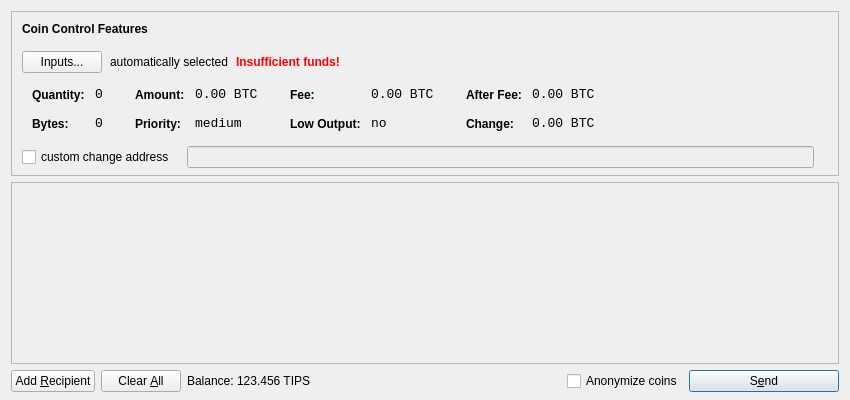
<?xml version="1.0" encoding="UTF-8"?>
<ui version="4.0">
 <class>SendCoinsDialog</class>
 <widget class="QDialog" name="SendCoinsDialog">
  <property name="geometry">
   <rect>
    <x>0</x>
    <y>0</y>
    <width>850</width>
    <height>400</height>
   </rect>
  </property>
  <property name="windowTitle">
   <string>Send Coins</string>
  </property>
  <layout class="QVBoxLayout" name="verticalLayout" stretch="0,1,0">
   <property name="bottomMargin">
    <number>8</number>
   </property>
   <item>
    <widget class="QFrame" name="frameCoinControl">
     <property name="sizePolicy">
      <sizepolicy hsizetype="Expanding" vsizetype="Expanding">
       <horstretch>0</horstretch>
       <verstretch>0</verstretch>
      </sizepolicy>
     </property>
     <property name="maximumSize">
      <size>
       <width>16777215</width>
       <height>16777215</height>
      </size>
     </property>
     <property name="frameShape">
      <enum>QFrame::StyledPanel</enum>
     </property>
     <property name="frameShadow">
      <enum>QFrame::Sunken</enum>
     </property>
     <layout class="QVBoxLayout" name="verticalLayoutCoinControl2">
      <property name="spacing">
       <number>7</number>
      </property>
      <property name="leftMargin">
       <number>0</number>
      </property>
      <property name="topMargin">
       <number>0</number>
      </property>
      <property name="rightMargin">
       <number>0</number>
      </property>
      <property name="bottomMargin">
       <number>6</number>
      </property>
      <item>
       <layout class="QVBoxLayout" name="verticalLayoutCoinControl" stretch="0,0,0,0,1">
        <property name="spacing">
         <number>0</number>
        </property>
        <property name="leftMargin">
         <number>10</number>
        </property>
        <property name="topMargin">
         <number>10</number>
        </property>
        <item>
         <layout class="QHBoxLayout" name="horizontalLayoutCoinControl1">
          <property name="bottomMargin">
           <number>15</number>
          </property>
          <item>
           <widget class="QLabel" name="labelCoinControlFeatures">
            <property name="sizePolicy">
             <sizepolicy hsizetype="Preferred" vsizetype="Maximum">
              <horstretch>0</horstretch>
              <verstretch>0</verstretch>
             </sizepolicy>
            </property>
            <property name="font">
             <font>
              <weight>75</weight>
              <bold>true</bold>
             </font>
            </property>
            <property name="styleSheet">
             <string notr="true">font-weight:bold;</string>
            </property>
            <property name="text">
             <string>Coin Control Features</string>
            </property>
           </widget>
          </item>
         </layout>
        </item>
        <item>
         <layout class="QHBoxLayout" name="horizontalLayoutCoinControl2" stretch="0,0,0,0">
          <property name="spacing">
           <number>8</number>
          </property>
          <property name="bottomMargin">
           <number>10</number>
          </property>
          <item>
           <widget class="QPushButton" name="pushButtonCoinControl">
            <property name="styleSheet">
             <string notr="true"/>
            </property>
            <property name="text">
             <string>Inputs...</string>
            </property>
           </widget>
          </item>
          <item>
           <widget class="QLabel" name="labelCoinControlAutomaticallySelected">
            <property name="text">
             <string>automatically selected</string>
            </property>
            <property name="margin">
             <number>5</number>
            </property>
           </widget>
          </item>
          <item>
           <widget class="QLabel" name="labelCoinControlInsuffFunds">
            <property name="font">
             <font>
              <weight>75</weight>
              <bold>true</bold>
             </font>
            </property>
            <property name="styleSheet">
             <string notr="true">color:red;font-weight:bold;</string>
            </property>
            <property name="text">
             <string>Insufficient funds!</string>
            </property>
            <property name="margin">
             <number>5</number>
            </property>
           </widget>
          </item>
          <item>
           <spacer name="horizontalSpacerCoinControl">
            <property name="orientation">
             <enum>Qt::Horizontal</enum>
            </property>
            <property name="sizeHint" stdset="0">
             <size>
              <width>40</width>
              <height>1</height>
             </size>
            </property>
           </spacer>
          </item>
         </layout>
        </item>
        <item>
         <widget class="QWidget" name="widgetCoinControl" native="true">
          <property name="sizePolicy">
           <sizepolicy hsizetype="Preferred" vsizetype="Preferred">
            <horstretch>0</horstretch>
            <verstretch>0</verstretch>
           </sizepolicy>
          </property>
          <property name="minimumSize">
           <size>
            <width>0</width>
            <height>0</height>
           </size>
          </property>
          <property name="styleSheet">
           <string notr="true"/>
          </property>
          <layout class="QHBoxLayout" name="horizontalLayoutCoinControl5">
           <property name="margin">
            <number>0</number>
           </property>
           <item>
            <layout class="QHBoxLayout" name="horizontalLayoutCoinControl3" stretch="0,0,0,1">
             <property name="spacing">
              <number>20</number>
             </property>
             <property name="topMargin">
              <number>0</number>
             </property>
             <property name="bottomMargin">
              <number>10</number>
             </property>
             <item>
              <layout class="QFormLayout" name="formLayoutCoinControl1">
               <property name="horizontalSpacing">
                <number>10</number>
               </property>
               <property name="verticalSpacing">
                <number>14</number>
               </property>
               <property name="leftMargin">
                <number>10</number>
               </property>
               <property name="topMargin">
                <number>4</number>
               </property>
               <property name="rightMargin">
                <number>6</number>
               </property>
               <item row="0" column="0">
                <widget class="QLabel" name="labelCoinControlQuantityText">
                 <property name="styleSheet">
                  <string notr="true">font-weight:bold;</string>
                 </property>
                 <property name="text">
                  <string>Quantity:</string>
                 </property>
                 <property name="margin">
                  <number>0</number>
                 </property>
                </widget>
               </item>
               <item row="0" column="1">
                <widget class="QLabel" name="labelCoinControlQuantity">
                 <property name="font">
                  <font>
                   <family>Monospace</family>
                   <pointsize>10</pointsize>
                  </font>
                 </property>
                 <property name="cursor">
                  <cursorShape>IBeamCursor</cursorShape>
                 </property>
                 <property name="contextMenuPolicy">
                  <enum>Qt::ActionsContextMenu</enum>
                 </property>
                 <property name="text">
                  <string notr="true">0</string>
                 </property>
                 <property name="margin">
                  <number>0</number>
                 </property>
                 <property name="textInteractionFlags">
                  <set>Qt::LinksAccessibleByMouse|Qt::TextSelectableByKeyboard|Qt::TextSelectableByMouse</set>
                 </property>
                </widget>
               </item>
               <item row="1" column="0">
                <widget class="QLabel" name="labelCoinControlBytesText">
                 <property name="styleSheet">
                  <string notr="true">font-weight:bold;</string>
                 </property>
                 <property name="text">
                  <string>Bytes:</string>
                 </property>
                </widget>
               </item>
               <item row="1" column="1">
                <widget class="QLabel" name="labelCoinControlBytes">
                 <property name="font">
                  <font>
                   <family>Monospace</family>
                   <pointsize>10</pointsize>
                  </font>
                 </property>
                 <property name="cursor">
                  <cursorShape>IBeamCursor</cursorShape>
                 </property>
                 <property name="contextMenuPolicy">
                  <enum>Qt::ActionsContextMenu</enum>
                 </property>
                 <property name="text">
                  <string notr="true">0</string>
                 </property>
                 <property name="textInteractionFlags">
                  <set>Qt::LinksAccessibleByMouse|Qt::TextSelectableByKeyboard|Qt::TextSelectableByMouse</set>
                 </property>
                </widget>
               </item>
              </layout>
             </item>
             <item>
              <layout class="QFormLayout" name="formLayoutCoinControl2">
               <property name="horizontalSpacing">
                <number>10</number>
               </property>
               <property name="verticalSpacing">
                <number>14</number>
               </property>
               <property name="leftMargin">
                <number>6</number>
               </property>
               <property name="topMargin">
                <number>4</number>
               </property>
               <property name="rightMargin">
                <number>6</number>
               </property>
               <item row="0" column="0">
                <widget class="QLabel" name="labelCoinControlAmountText">
                 <property name="styleSheet">
                  <string notr="true">font-weight:bold;</string>
                 </property>
                 <property name="text">
                  <string>Amount:</string>
                 </property>
                 <property name="margin">
                  <number>0</number>
                 </property>
                </widget>
               </item>
               <item row="0" column="1">
                <widget class="QLabel" name="labelCoinControlAmount">
                 <property name="font">
                  <font>
                   <family>Monospace</family>
                   <pointsize>10</pointsize>
                  </font>
                 </property>
                 <property name="cursor">
                  <cursorShape>IBeamCursor</cursorShape>
                 </property>
                 <property name="contextMenuPolicy">
                  <enum>Qt::ActionsContextMenu</enum>
                 </property>
                 <property name="text">
                  <string notr="true">0.00 BTC</string>
                 </property>
                 <property name="textInteractionFlags">
                  <set>Qt::LinksAccessibleByMouse|Qt::TextSelectableByKeyboard|Qt::TextSelectableByMouse</set>
                 </property>
                </widget>
               </item>
               <item row="1" column="0">
                <widget class="QLabel" name="labelCoinControlPriorityText">
                 <property name="styleSheet">
                  <string notr="true">font-weight:bold;</string>
                 </property>
                 <property name="text">
                  <string>Priority:</string>
                 </property>
                </widget>
               </item>
               <item row="1" column="1">
                <widget class="QLabel" name="labelCoinControlPriority">
                 <property name="font">
                  <font>
                   <family>Monospace</family>
                   <pointsize>10</pointsize>
                  </font>
                 </property>
                 <property name="cursor">
                  <cursorShape>IBeamCursor</cursorShape>
                 </property>
                 <property name="contextMenuPolicy">
                  <enum>Qt::ActionsContextMenu</enum>
                 </property>
                 <property name="text">
                  <string>medium</string>
                 </property>
                 <property name="textInteractionFlags">
                  <set>Qt::LinksAccessibleByMouse|Qt::TextSelectableByKeyboard|Qt::TextSelectableByMouse</set>
                 </property>
                </widget>
               </item>
              </layout>
             </item>
             <item>
              <layout class="QFormLayout" name="formLayoutCoinControl3">
               <property name="horizontalSpacing">
                <number>10</number>
               </property>
               <property name="verticalSpacing">
                <number>14</number>
               </property>
               <property name="leftMargin">
                <number>6</number>
               </property>
               <property name="topMargin">
                <number>4</number>
               </property>
               <property name="rightMargin">
                <number>6</number>
               </property>
               <item row="0" column="0">
                <widget class="QLabel" name="labelCoinControlFeeText">
                 <property name="styleSheet">
                  <string notr="true">font-weight:bold;</string>
                 </property>
                 <property name="text">
                  <string>Fee:</string>
                 </property>
                 <property name="margin">
                  <number>0</number>
                 </property>
                </widget>
               </item>
               <item row="0" column="1">
                <widget class="QLabel" name="labelCoinControlFee">
                 <property name="font">
                  <font>
                   <family>Monospace</family>
                   <pointsize>10</pointsize>
                  </font>
                 </property>
                 <property name="cursor">
                  <cursorShape>IBeamCursor</cursorShape>
                 </property>
                 <property name="contextMenuPolicy">
                  <enum>Qt::ActionsContextMenu</enum>
                 </property>
                 <property name="text">
                  <string notr="true">0.00 BTC</string>
                 </property>
                 <property name="textInteractionFlags">
                  <set>Qt::LinksAccessibleByMouse|Qt::TextSelectableByKeyboard|Qt::TextSelectableByMouse</set>
                 </property>
                </widget>
               </item>
               <item row="1" column="0">
                <widget class="QLabel" name="labelCoinControlLowOutputText">
                 <property name="styleSheet">
                  <string notr="true">font-weight:bold;</string>
                 </property>
                 <property name="text">
                  <string>Low Output:</string>
                 </property>
                </widget>
               </item>
               <item row="1" column="1">
                <widget class="QLabel" name="labelCoinControlLowOutput">
                 <property name="font">
                  <font>
                   <family>Monospace</family>
                   <pointsize>10</pointsize>
                  </font>
                 </property>
                 <property name="cursor">
                  <cursorShape>IBeamCursor</cursorShape>
                 </property>
                 <property name="contextMenuPolicy">
                  <enum>Qt::ActionsContextMenu</enum>
                 </property>
                 <property name="text">
                  <string>no</string>
                 </property>
                 <property name="textInteractionFlags">
                  <set>Qt::LinksAccessibleByMouse|Qt::TextSelectableByKeyboard|Qt::TextSelectableByMouse</set>
                 </property>
                </widget>
               </item>
              </layout>
             </item>
             <item>
              <layout class="QFormLayout" name="formLayoutCoinControl4">
               <property name="horizontalSpacing">
                <number>10</number>
               </property>
               <property name="verticalSpacing">
                <number>14</number>
               </property>
               <property name="leftMargin">
                <number>6</number>
               </property>
               <property name="topMargin">
                <number>4</number>
               </property>
               <property name="rightMargin">
                <number>6</number>
               </property>
               <item row="0" column="0">
                <widget class="QLabel" name="labelCoinControlAfterFeeText">
                 <property name="styleSheet">
                  <string notr="true">font-weight:bold;</string>
                 </property>
                 <property name="text">
                  <string>After Fee:</string>
                 </property>
                 <property name="margin">
                  <number>0</number>
                 </property>
                </widget>
               </item>
               <item row="0" column="1">
                <widget class="QLabel" name="labelCoinControlAfterFee">
                 <property name="font">
                  <font>
                   <family>Monospace</family>
                   <pointsize>10</pointsize>
                  </font>
                 </property>
                 <property name="cursor">
                  <cursorShape>IBeamCursor</cursorShape>
                 </property>
                 <property name="contextMenuPolicy">
                  <enum>Qt::ActionsContextMenu</enum>
                 </property>
                 <property name="text">
                  <string notr="true">0.00 BTC</string>
                 </property>
                 <property name="textInteractionFlags">
                  <set>Qt::LinksAccessibleByMouse|Qt::TextSelectableByKeyboard|Qt::TextSelectableByMouse</set>
                 </property>
                </widget>
               </item>
               <item row="1" column="0">
                <widget class="QLabel" name="labelCoinControlChangeText">
                 <property name="styleSheet">
                  <string notr="true">font-weight:bold;</string>
                 </property>
                 <property name="text">
                  <string>Change:</string>
                 </property>
                </widget>
               </item>
               <item row="1" column="1">
                <widget class="QLabel" name="labelCoinControlChange">
                 <property name="font">
                  <font>
                   <family>Monospace</family>
                   <pointsize>10</pointsize>
                  </font>
                 </property>
                 <property name="cursor">
                  <cursorShape>IBeamCursor</cursorShape>
                 </property>
                 <property name="contextMenuPolicy">
                  <enum>Qt::ActionsContextMenu</enum>
                 </property>
                 <property name="text">
                  <string notr="true">0.00 BTC</string>
                 </property>
                 <property name="textInteractionFlags">
                  <set>Qt::LinksAccessibleByMouse|Qt::TextSelectableByKeyboard|Qt::TextSelectableByMouse</set>
                 </property>
                </widget>
               </item>
              </layout>
             </item>
            </layout>
           </item>
          </layout>
         </widget>
        </item>
        <item>
         <layout class="QHBoxLayout" name="horizontalLayoutCoinControl4" stretch="0,0,0">
          <property name="spacing">
           <number>12</number>
          </property>
          <property name="sizeConstraint">
           <enum>QLayout::SetDefaultConstraint</enum>
          </property>
          <property name="topMargin">
           <number>5</number>
          </property>
          <property name="rightMargin">
           <number>5</number>
          </property>
          <item>
           <widget class="QCheckBox" name="checkBoxCoinControlChange">
            <property name="text">
             <string>custom change address</string>
            </property>
           </widget>
          </item>
          <item>
           <widget class="QLineEdit" name="lineEditCoinControlChange">
            <property name="enabled">
             <bool>false</bool>
            </property>
            <property name="sizePolicy">
             <sizepolicy hsizetype="Expanding" vsizetype="Fixed">
              <horstretch>0</horstretch>
              <verstretch>0</verstretch>
             </sizepolicy>
            </property>
           </widget>
          </item>
          <item>
           <widget class="QLabel" name="labelCoinControlChangeLabel">
            <property name="sizePolicy">
             <sizepolicy hsizetype="Preferred" vsizetype="Expanding">
              <horstretch>0</horstretch>
              <verstretch>0</verstretch>
             </sizepolicy>
            </property>
            <property name="minimumSize">
             <size>
              <width>0</width>
              <height>0</height>
             </size>
            </property>
            <property name="text">
             <string/>
            </property>
            <property name="margin">
             <number>3</number>
            </property>
           </widget>
          </item>
         </layout>
        </item>
        <item>
         <spacer name="verticalSpacerCoinControl">
          <property name="orientation">
           <enum>Qt::Vertical</enum>
          </property>
          <property name="sizeHint" stdset="0">
           <size>
            <width>800</width>
            <height>1</height>
           </size>
          </property>
         </spacer>
        </item>
       </layout>
      </item>
     </layout>
    </widget>
   </item>
   <item>
    <widget class="QScrollArea" name="scrollArea">
     <property name="widgetResizable">
      <bool>true</bool>
     </property>
     <widget class="QWidget" name="scrollAreaWidgetContents">
      <property name="geometry">
       <rect>
        <x>0</x>
        <y>0</y>
        <width>826</width>
        <height>143</height>
       </rect>
      </property>
      <layout class="QVBoxLayout" name="verticalLayout_2">
       <property name="margin">
        <number>0</number>
       </property>
       <item>
        <layout class="QVBoxLayout" name="entries">
         <property name="spacing">
          <number>6</number>
         </property>
        </layout>
       </item>
       <item>
        <spacer name="verticalSpacer">
         <property name="orientation">
          <enum>Qt::Vertical</enum>
         </property>
         <property name="sizeHint" stdset="0">
          <size>
           <width>20</width>
           <height>40</height>
          </size>
         </property>
        </spacer>
       </item>
      </layout>
     </widget>
    </widget>
   </item>
   <item>
    <layout class="QHBoxLayout" name="horizontalLayout">
     <item>
      <widget class="QPushButton" name="addButton">
       <property name="toolTip">
        <string>Send to multiple recipients at once</string>
       </property>
       <property name="text">
        <string>Add &amp;Recipient</string>
       </property>
       <property name="icon">
        <iconset resource="../bitcoin.qrc">
         <normaloff>:/icons/add</normaloff>:/icons/add</iconset>
       </property>
       <property name="autoDefault">
        <bool>false</bool>
       </property>
      </widget>
     </item>
     <item>
      <widget class="QPushButton" name="clearButton">
       <property name="sizePolicy">
        <sizepolicy hsizetype="Minimum" vsizetype="Fixed">
         <horstretch>0</horstretch>
         <verstretch>0</verstretch>
        </sizepolicy>
       </property>
       <property name="toolTip">
        <string>Remove all transaction fields</string>
       </property>
       <property name="text">
        <string>Clear &amp;All</string>
       </property>
       <property name="icon">
        <iconset resource="../bitcoin.qrc">
         <normaloff>:/icons/remove</normaloff>:/icons/remove</iconset>
       </property>
       <property name="autoRepeatDelay">
        <number>300</number>
       </property>
       <property name="autoDefault">
        <bool>false</bool>
       </property>
      </widget>
     </item>
     <item>
      <layout class="QHBoxLayout" name="horizontalLayout_2">
       <property name="spacing">
        <number>3</number>
       </property>
       <item>
        <widget class="QLabel" name="label">
         <property name="text">
          <string>Balance:</string>
         </property>
        </widget>
       </item>
       <item>
        <widget class="QLabel" name="labelBalance">
         <property name="cursor">
          <cursorShape>IBeamCursor</cursorShape>
         </property>
         <property name="text">
          <string>123.456 TIPS</string>
         </property>
         <property name="textInteractionFlags">
          <set>Qt::LinksAccessibleByMouse|Qt::TextSelectableByKeyboard|Qt::TextSelectableByMouse</set>
         </property>
        </widget>
       </item>
      </layout>
     </item>
     <item>
      <spacer name="horizontalSpacer">
       <property name="orientation">
        <enum>Qt::Horizontal</enum>
       </property>
       <property name="sizeHint" stdset="0">
        <size>
         <width>40</width>
         <height>20</height>
        </size>
       </property>
      </spacer>
     </item>
     <item>
      <widget class="QCheckBox" name="checkBoxMixCoins">
       <property name="toolTip">
        <string>Anonymizes coins by using mixer nodes to conceal the origin. A 2% fee is added to pay the mixing nodes.</string>
       </property>
       <property name="text">
        <string>Anonymize coins</string>
       </property>
      </widget>
     </item>
     <item>
      <widget class="QPushButton" name="sendButton">
       <property name="minimumSize">
        <size>
         <width>150</width>
         <height>0</height>
        </size>
       </property>
       <property name="toolTip">
        <string>Confirm the send action</string>
       </property>
       <property name="text">
        <string>S&amp;end</string>
       </property>
       <property name="icon">
        <iconset resource="../bitcoin.qrc">
         <normaloff>:/icons/send</normaloff>:/icons/send</iconset>
       </property>
       <property name="default">
        <bool>true</bool>
       </property>
      </widget>
     </item>
    </layout>
   </item>
  </layout>
 </widget>
 <resources>
  <include location="../bitcoin.qrc"/>
 </resources>
 <connections/>
</ui>
